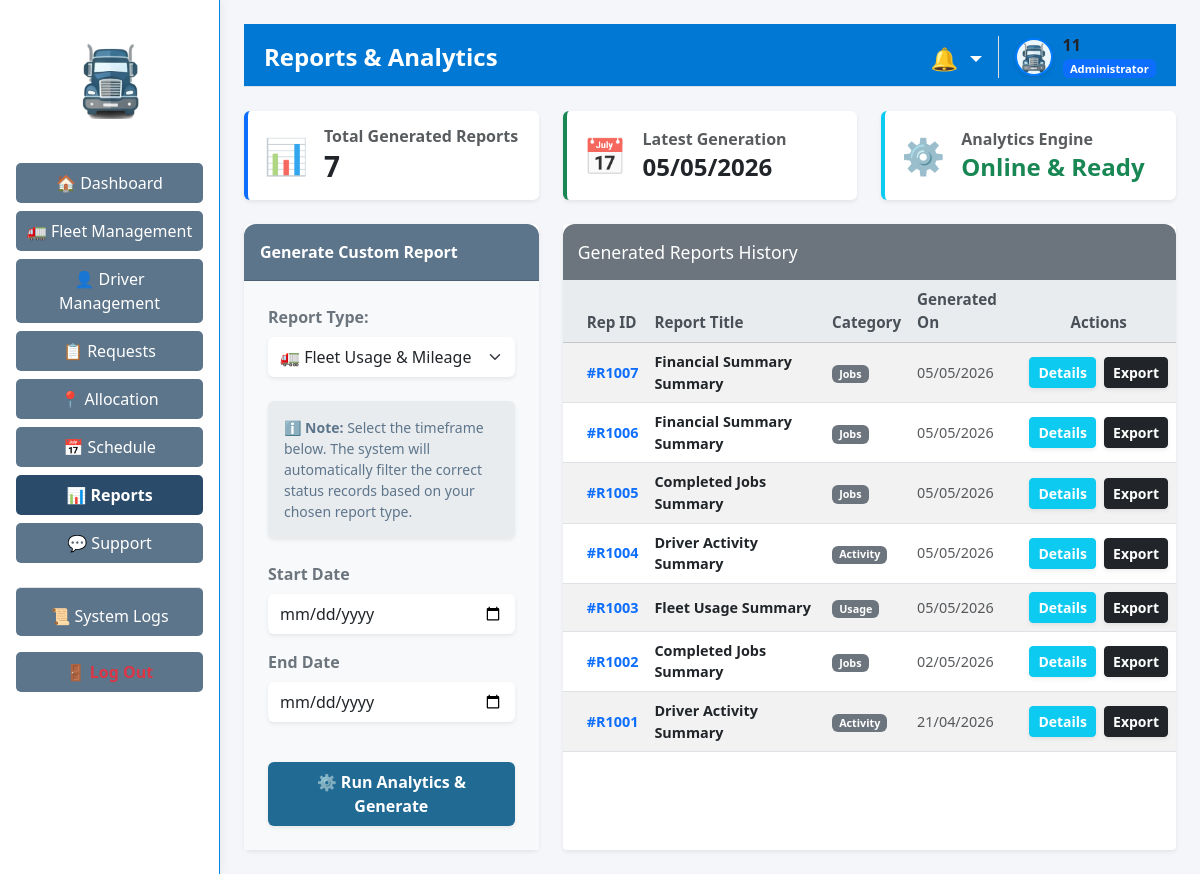
The app's page /reports (signed in) with its own data.
### tables this page shows
CREATE TABLE reports (
                        id TEXT PRIMARY KEY,
                        name TEXT NOT NULL,
                        type TEXT NOT NULL,
                        generated_by TEXT NOT NULL,
                        generated_date TEXT NOT NULL
                    );

### app/routes/report_routes.py (the view)
@report_bp.route('/reports', methods=['GET'])
def reports_management() -> str:
    if 'user_id' not in session:
        return redirect(url_for('auth.login'))
    view_data = report_logic.load_reports_history()
    role = session.get('role', 'Staff')
    return render_template('admin/reports.html', data=view_data, role=role)

### app/controllers/report_controller.py (called while the page is built)
    def load_reports_history(self) -> Dict[str, Any]:
        data: Dict[str, Any] = {}
        try:
            data["reports"] = self.model.get_all_reports()
            return data
        except Exception as logic_error:
            logging.error(f"Error loading reports: {logic_error}")
            data["reports"] = []
            return data

### app/models/notification_model.py (called while the page is built)
    def get_unread_notifications(self, target1: str, target2: str = '') -> List[Dict[str, Any]]:
        try:
            with sqlite3.connect(DB_PATH) as conn:
                conn.row_factory = sqlite3.Row
                cursor = conn.execute(
                    "SELECT * FROM notifications WHERE target_role IN (?, ?, 'All') AND is_read = 0 ORDER BY timestamp DESC",
                    (str(target1).strip(), str(target2).strip())
                )
                return [dict(row) for row in cursor.fetchall()]
        except sqlite3.Error as e:
            logging.error(f"Error fetching notifications: {e}")
            return []

### app/models/report_model.py (called while the page is built)
    def get_all_reports(self) -> List[Dict[str, Any]]:
        reports_list: List[Dict[str, Any]] = []
        try:
            with sqlite3.connect(DB_PATH) as connection:
                connection.row_factory = sqlite3.Row
                db_cursor = connection.cursor()
                db_cursor.execute("SELECT * FROM reports ORDER BY id DESC")
                rows = db_cursor.fetchall()
                for row in rows:
                    reports_list.append(dict(row))
                return reports_list
        except sqlite3.Error as db_error:
            logging.error(f"Error fetching reports: {db_error}")
            return reports_list

### app/templates/admin/reports.html (shortened to what this page needs)
{% extends "layouts/admin_layout.html" if session.get('role') == 'Administrator' else "layouts/staff_layout.html" %}
{% block page_header %}Reports & Analytics{% endblock %}
{% block content %}
<div class="row mb-4">
    <div class="col-md-4">
        <div class="card bg-white shadow-sm border-0 border-start border-4 border-primary custom-rounded h-100">
            <div class="card-body d-flex align-items-center">
                <div class="me-3 report-icon">📊</div>
                <div>
                    <h6 class="text-muted mb-1 fw-bold">Total Generated Reports</h6>
                    <h3 class="fw-bold text-dark mb-0">{{ data.reports|length }}</h3>
                </div>
            </div>
        </div>
    </div>
    <div class="col-md-4">
        <div class="card bg-white shadow-sm border-0 border-start border-4 border-success custom-rounded h-100">
            <div class="card-body d-flex align-items-center">
                <div class="me-3 report-icon">📅</div>
                <div>
                    <h6 class="text-muted mb-1 fw-bold">Latest Generation</h6>
                    <h4 class="fw-bold text-dark mb-0 mt-1">
                        {{ data.reports[0].generated_date if data.reports else 'No reports yet' }}
                    </h4>
                </div>
            </div>
        </div>
    </div>
    <div class="col-md-4">
        <div class="card bg-white shadow-sm border-0 border-start border-4 border-info custom-rounded h-100">
            <div class="card-body d-flex align-items-center">
                <div class="me-3 report-icon">⚙️</div>
                <div>
                    <h6 class="text-muted mb-1 fw-bold">Analytics Engine</h6>
                    <h4 class="fw-bold text-success mb-0 mt-1">Online & Ready</h4>
                </div>
            </div>
        </div>
    </div>
</div>
<div class="row g-4">
    <div class="col-md-4">
        <div class="card shadow-sm border-0 custom-rounded h-100">
            <div class="card-header text-white fw-bold py-3" style="background-color: #5d758b; border-radius: 12px 12px 0 0;">
                Generate Custom Report
            </div>
            <div class="card-body bg-light p-4 d-flex flex-column">
                <form method="POST" action="{{ url_for('report_routes.generate_report') }}" class="flex-grow-1 d-flex flex-column">
                    <div class="mb-4">
                        <label class="form-label fw-bold text-secondary">Report Type:</label>
                        <select class="form-select shadow-sm border-0 py-2" name="report_type" required>
                            <option value="Fleet Usage">🚛 Fleet Usage & Mileage</option>
                        </select>
                    </div>
                    <div class="alert alert-secondary border-0 shadow-sm small mb-4" style="background-color: #e9ecef; color: #5d758b;">
                        ℹ️ <strong>Note:</strong> Select the timeframe below. The system will automatically filter the correct status records based on your chosen report type.
                    </div>
                    <div class="row mb-4">
                        <div class="col-12 mb-3">
                            <label class="form-label fw-bold text-secondary">Start Date</label>
                            <input type="date" class="form-control shadow-sm border-0 py-2" name="start_date" required>
                        </div>
                        <div class="col-12">
                            <label class="form-label fw-bold text-secondary">End Date</label>
                            <input type="date" class="form-control shadow-sm border-0 py-2" name="end_date" required>
                        </div>
                    </div>
                    <div class="mt-auto pt-3">
                        <button type="submit" class="btn btn-primary w-100 py-2 fw-bold custom-rounded shadow-sm" style="background-color: #216a94; border: none;">
                            ⚙️ Run Analytics & Generate
                        </button>
                    </div>
                </form>
            </div>
        </div>
    </div>
    <div class="col-md-8">
        <div class="table-container shadow-sm border-0 h-100 mt-0 custom-rounded">
            <div class="section-header text-white" style="margin-bottom: 0; background-color: #6c757d; border-radius: 12px 12px 0 0; padding: 15px;">
                Generated Reports History
            </div>
            <table class="table table-striped table-hover custom-table mb-0 align-middle">
                <thead class="table-light">
                    <tr>
                        <th class="ps-4">Rep ID</th>
                        <th>Report Title</th>
                        <th>Category</th>
                        <th>Generated On</th>
                        <th class="text-center">Actions</th>
                    </tr>
                </thead>
                <tbody>
                    {% if data.reports|length == 0 %}
                    <tr>
                        <td colspan="5" class="text-center text-muted py-5">
                            <div class="fs-1 mb-2 opacity-50">📂</div>
                            No reports generated yet. Use the panel on the left to create one.
                        </td>
                    </tr>
                    {% else %}
                        {% for r in data.reports %}
                        <tr>
                            <td class="ps-4 fw-bold text-primary">#{{ r.id }}</td>
                            <td class="fw-bold text-dark">{{ r.name }}</td>
                            <td><span class="badge bg-secondary">{{ r.type }}</span></td>
                            <td class="small text-muted">{{ r.generated_date }}</td>
                            <td class="text-center">
                                <div class="d-flex justify-content-center gap-2">
                                    <button class="btn btn-sm btn-info text-white fw-bold custom-rounded shadow-sm" data-bs-toggle="modal" data-bs-target="#detailsModal{{ r.id }}">
                                        Details
                                    </button>
                                    <button class="btn btn-sm btn-dark fw-bold custom-rounded shadow-sm" data-bs-toggle="modal" data-bs-target="#optionsModal{{ r.id }}">
                                        Export
                                    </button>
                                </div>
                            </td>
                        </tr>
                        {% endfor %}
                    {% endif %}
                </tbody>
            </table>
        </div>
    </div>
</div>
{% endblock %}

### app/static/css/style.css (style rules this page uses)
body { margin: 0; padding: 0; font-family: 'Segoe UI', Tahoma, Geneva, Verdana, sans-serif; }
.section-header { background-color: #5d6b79; color: white; padding: 5px 15px; margin-bottom: 10px; border-radius: 4px; font-weight: 500; font-size: 1.1rem; }
.table-container { background: white; border: 1px solid #ced4da; border-radius: 4px; }
.custom-table th { background-color: #e9ecef; color: #495057; font-weight: 600; font-size: 0.95rem; }
.custom-table td { font-size: 0.9rem; vertical-align: middle; }
.card { display: flex; flex-direction: column; height: 100%; }

### app/templates/admin/reports.html (style rules this page uses)
.report-icon { font-size: 2.2rem; color: #5d758b; opacity: 0.8; }

### records on screen
reports: generated_date "05/05/2026", id "R1007", name "Financial Summary Summary", type "Jobs"
reports: id "R1006", name "Financial Summary Summary", type "Jobs", generated_date "05/05/2026"
reports: id "R1005", name "Completed Jobs Summary", type "Jobs", generated_date "05/05/2026"
reports: id "R1004", name "Driver Activity Summary", type "Activity", generated_date "05/05/2026"
reports: id "R1003", name "Fleet Usage Summary", type "Usage", generated_date "05/05/2026"
reports: id "R1002", name "Completed Jobs Summary", type "Jobs", generated_date "02/05/2026"
reports: id "R1001", name "Driver Activity Summary", type "Activity", generated_date "21/04/2026"

### other values on screen
{{ session.get('username', 'Admin') }} "11"
{{ session.get('role', 'Administrator') }} "Administrator"
{{ data.reports|length }} "7"
